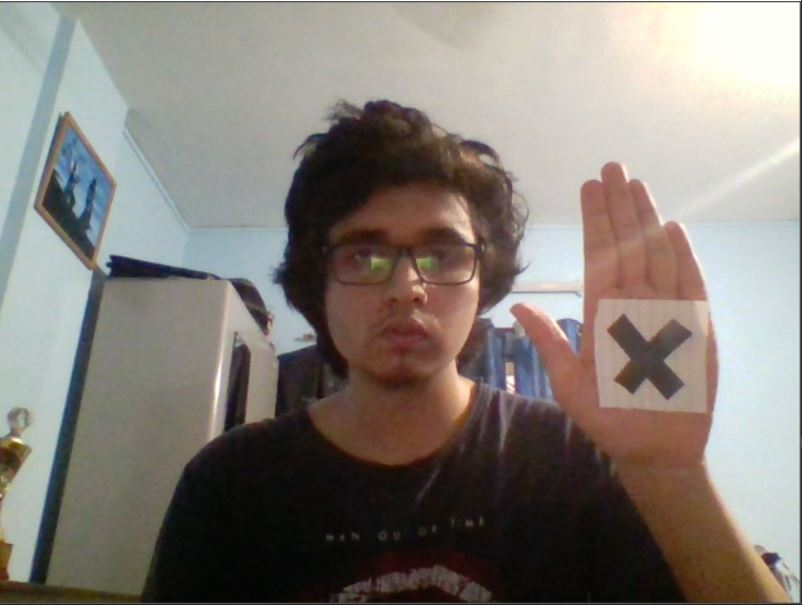
#> input picture initial_img.JPG, 802 x 605 px, given in place of the camera
$ python 'motion tracking_tanmay code.py'
#> lines starting #> are read from the running program, lines starting #| are printed output that depends on the picture; pictures that were not available may be replaced by others from this repository, and a replacement may not be noted
import cv2
import numpy as np
from matplotlib import pyplot as plt
import pandas as pd
import math as m
import time
import serial
import sys

cap=cv2.VideoCapture(0)
ret,frame=cap.read()
#> frame is the input picture: shape (605, 802, 3); mean B, G, R 119.7, 126.2, 132.9
#frame1=cv2.cvtColor(frame,cv2.COLOR_BGR2RGB)
#plt.imshow(frame1)
#plt.show()
temp_frame = cv2.imread('temp_red2.jpg')
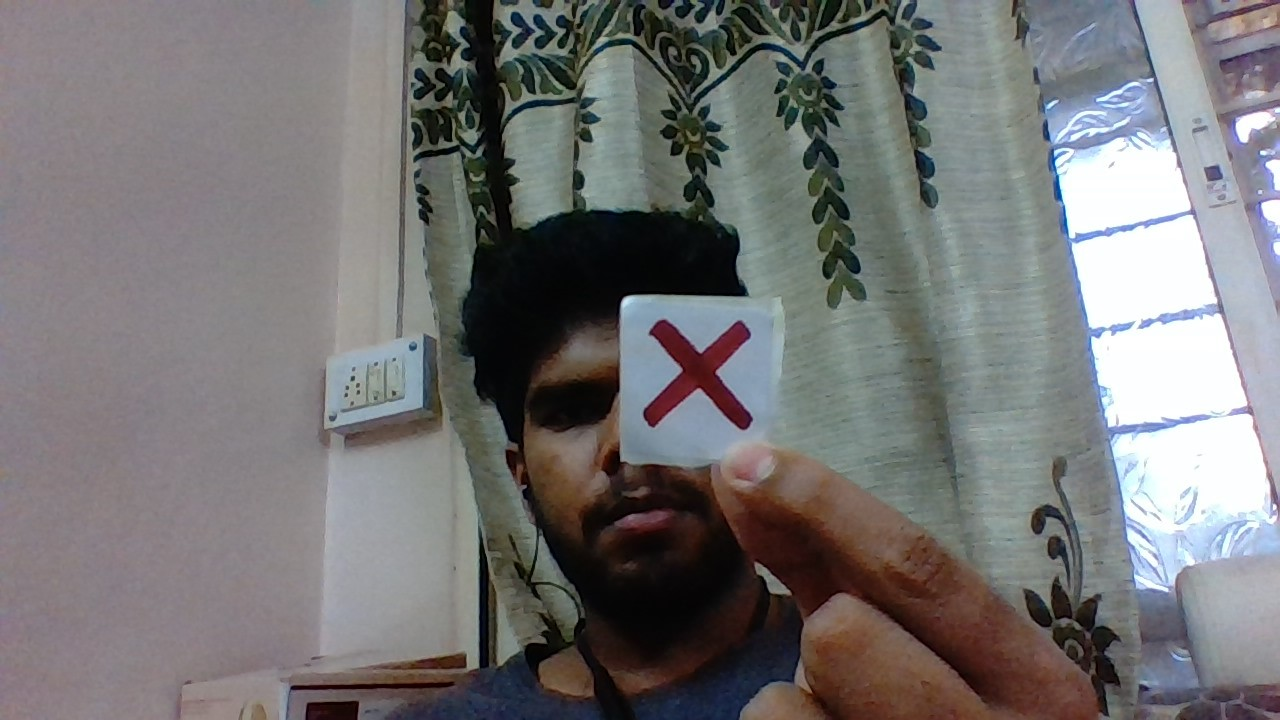
#> input picture temp_red2.jpeg, 1280 x 720 px, given in place of temp_red2.jpg, which was not available
#> temp_frame is the input picture: shape (720, 1280, 3); mean B, G, R 116.7, 116.4, 117.6
xt,yt,wt,ht=627,302,140,140
#track_window_temp=(xt,yt,wt,ht)
temp=temp_frame[yt:yt+ht,xt:xt+wt]
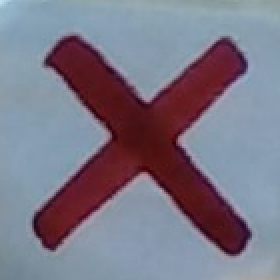
#> temp: shape (140, 140, 3) (shown 2 times larger); mean B, G, R 135.3, 119.6, 123.8
cv2.imshow('temp',temp)
# [16 lines of commented-out code are left out]
check= False

while(cap.isOpened()):
    x, frame=cap.read()
    # if x==True:
    res= cv2.matchTemplate(frame,temp, cv2.TM_CCOEFF_NORMED)
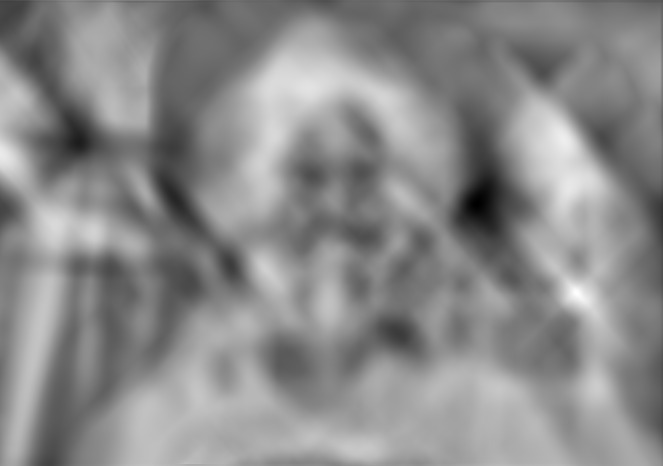
#> res: shape (466, 663) float32; min -0.436, max 0.426, mean 0.033; drawn with min black and max white
    th = 0.80


    if np.any(res>= th):

        loc = np.where(res>= th)


        for pt in zip(*loc[::-1]):
            frame= cv2.rectangle(frame, pt, (pt[0]+wt, pt[1]+ht), (0,0,255),2 )


        check = True
        cv2.imshow("Video Window",frame)
        loc_max = np.where(res.max())
        print(loc_max)
        for pt in zip(*loc[::-1]):
            x,y,w,h=pt[0],pt[1],130,130
            track_window=(x,y,w,h)
            roi=frame[y:y+h,x:x+w]
            hsv_roi=cv2.cvtColor(roi,cv2.COLOR_BGR2HSV)
            #mask=cv2.inRange(hsv_roi,np.array((101.,128.,0.)),np.array((148.,235.,124.)))
            mask=cv2.inRange(hsv_roi,np.array((0.,0.,0.)),np.array((255.,255.,255.)))
            roi_hist=cv2.calcHist([hsv_roi],[0],mask,[256],[0,256])
            cv2.normalize(roi_hist,roi_hist,0,255,cv2.NORM_MINMAX)
            term_criteria=(cv2.TERM_CRITERIA_EPS|cv2.TERM_CRITERIA_COUNT,10,1)
            arr=[]


    elif check==True:
        hsv=cv2.cvtColor(frame,cv2.COLOR_BGR2HSV)

        dst=cv2.calcBackProject([hsv],[0],roi_hist,[0,255],1)
        ret,track_window=cv2.meanShift(dst,track_window,term_criteria)
        x,y,w,h=track_window
        frame= cv2.rectangle(frame,(x,y),(x+w,y+h),(0,255,0),3)
        cv2.imshow("Video Window",frame)

    else:
        cv2.imshow("Video Window",frame)

    k=cv2.waitKey(40)
#> (key Esc is pressed here)
    if k==27:
        break
    # else:
    #     break
#print(arr)
cap.release()
cv2.destroyAllWindows()
